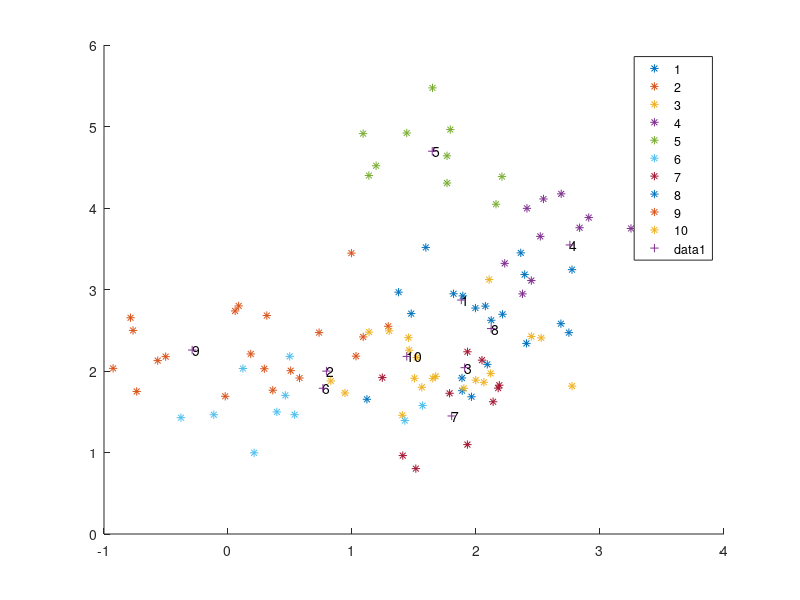

Write the MATLAB code that produced this figure.
close all;

sigma = eye(2,2);
mu = [2, 3];
r = mvnrnd(mu, sigma, 10);
m1 = size(r, 1);
figure  
hold on
for c = 1:m1
  ncr = mvnrnd([r(c,1), r(c,2)], sigma/5, 10);
  plot(ncr(:,1), ncr(:,2), '*')
  text(r(c,1), r(c,2), num2str(c))
end
legend(strread(num2str(1:10),'%s'))
plot(r(:,1), r(:,2), '+')

hold off
